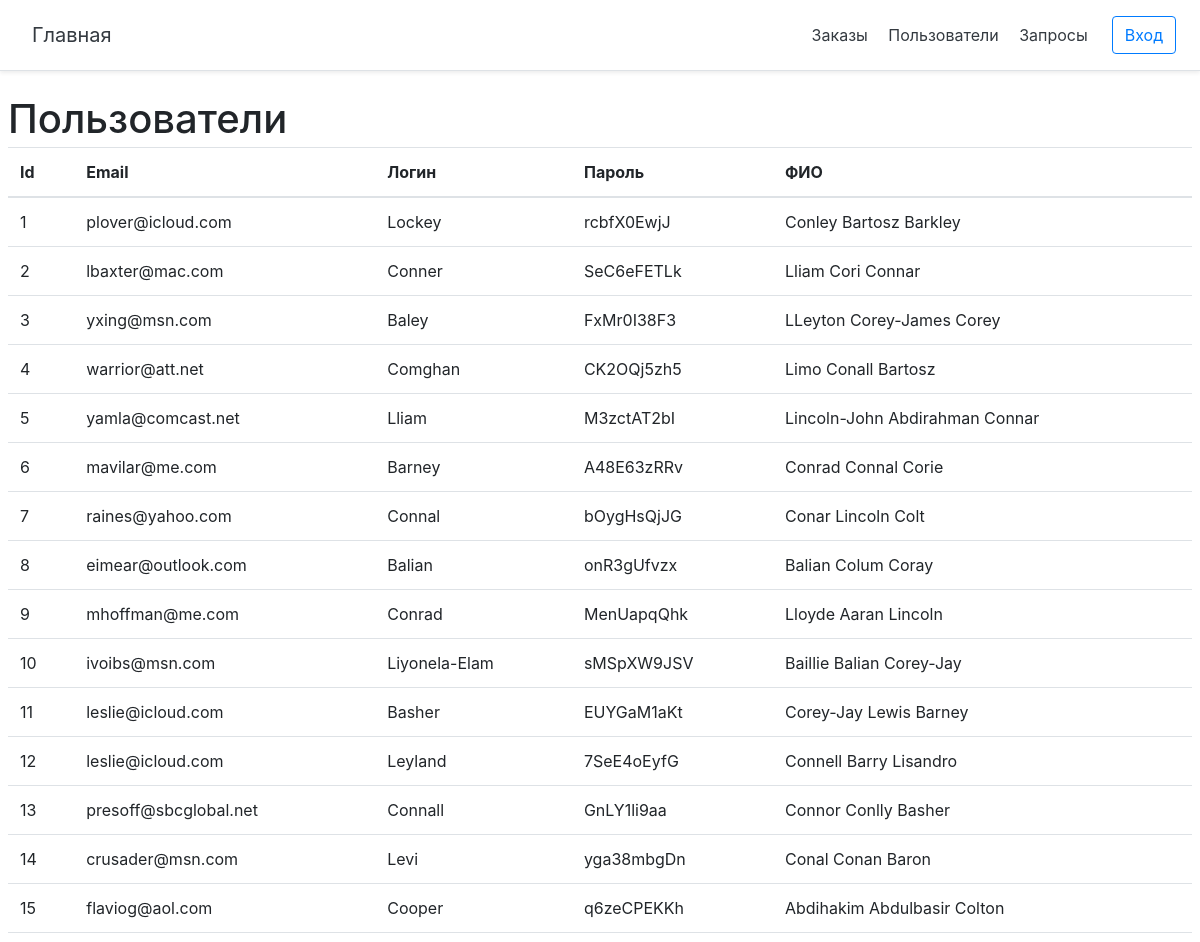
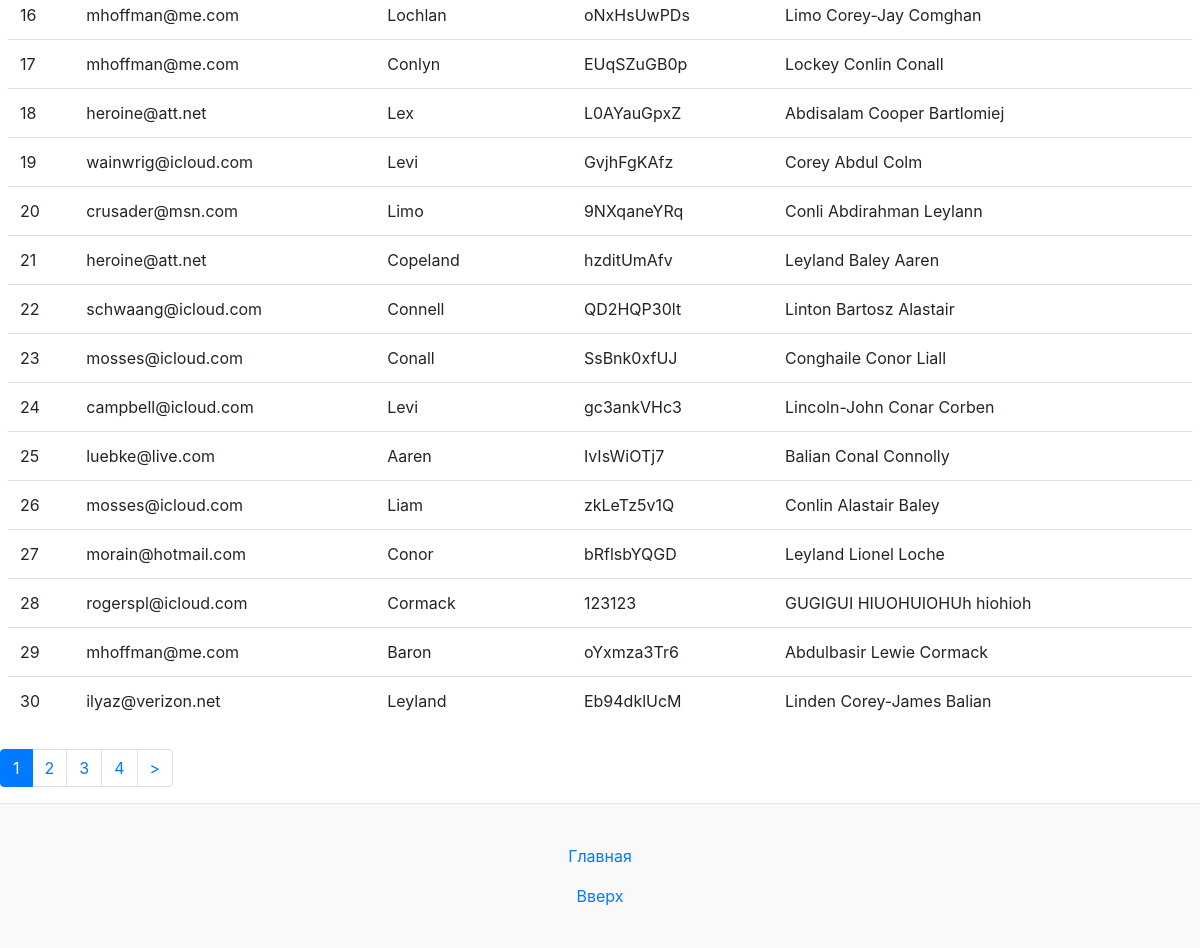
Screenshot of /users with the database file from the repository (2 pictures, top to bottom).
### tables this page shows
CREATE TABLE `users` (
  `id` int NOT NULL,
  `email` varchar(55) NOT NULL,
  `login` varchar(55) NOT NULL,
  `password` varchar(55) NOT NULL,
  `name` varchar(55) NOT NULL
);

### config/routes.php (called while the page is built)
<?php
return array(
    'login' => 'site/login',
    'logout' => 'site/logout',
    'registration'=>'site/registration',
    'cabinet'=>'cabinet/index',
    'orders/page-([0-9]+)' => 'order/index/$1',
    'orders'=>'order/index',
    'users/page-([0-9]+)' => 'order/users/$1',
    'users'=>'order/users',
    'queries'=>'order/query',
    '' => 'site/login',
);

### controllers/OrderController.php (called while the page is built, shortened)
<?php
class OrderController extends BaseController
{
    public function actionUsers($page = 0)
    {
        $userTotal = User::getTotalUsersCount();
        $userList = User::getUsersList($page, self::ITEMS_ON_PAGE);
        $pagination = new Pagination($userTotal, $page, self::ITEMS_ON_PAGE,'page-');
        require_once (ROOT.'/views/order/users.php');
        return true;
    }
}

### index.php (called while the page is built, shortened)
<?php
require_once (ROOT.'/components/Autoload.php');
$router = new Router();
$router->run();

### models/User.php (called while the page is built, shortened)
<?php
class User
{
    public static $TABLE_NAME = 'users';
    public static function getUserFromRow($row)
    {
        if($row)
        {
            $user = new User();
            $user->id = $row['id'];
            $user->login = $row['login'];
            $user->email = $row['email'];
            $user->password = $row['password'];
            $user->name = $row['name'];
            return $user;
        }
        return false;
    }
    public static function getUsersList($page = 1, $limit = self::SHOW_BY_DEFAULT, $sort_column = self::SORT_BY_ID, $sort_by = self::SORT_ASC)
    {
        if($page <= 0) $page = 1;
        $offset = ($page - 1) * $limit;
        $db = Db::getConnection();
        $sql = 'SELECT * from '.self::$TABLE_NAME.' ORDER BY  '.$sort_column.' '.$sort_by.' LIMIT :limit OFFSET :offset';
        $result = $db->prepare($sql);
        $result->bindParam(':limit',$limit,PDO::PARAM_INT);
        $result->bindParam(':offset',$offset,PDO::PARAM_INT);
        $result->execute();
        $userList = array();
        $i = 0;
        while ($row = $result->fetch())
        {
            $user = self::getUserFromRow($row);
            $userList[$i] = $user;
            $i++;
        }
        return $userList;
    }
    public static function getTotalUsersCount()
    {
        $db = Db::getConnection();
        $result = $db->query('SELECT COUNT(id) as count from '.self::$TABLE_NAME);
        $result->setFetchMode(PDO::FETCH_ASSOC);
        $row = $result->fetch();
        return $row['count'];
    }
}

### components/Autoload.php (called while the page is built, shortened)
<?php
function autoloader($class_name) {
    $array_paths = array
    (
        '/models/',
        '/components/',
        '/controllers/'
    );
    foreach ($array_paths as $path) {
        $path = ROOT.$path.$class_name.'.php';
    }
}

### views/order/users.php (the view)
<?php include(ROOT.'/views/layouts/header.php');?>
    <div class=".col-9 p-2">
        <h2 class="blog-post-title">Пользователи</h2>
        <table class="table">
            <thead>
            <tr>
                <th scope="col">Id</th>
                <th scope="col">Email</th>
                <th scope="col">Логин</th>
                <th scope="col">Пароль</th>
                <th scope="col">ФИО</th>
            </tr>
            </thead>
            <tbody>
            <?
            foreach ($userList as $item) {
                ?>
                <tr>
                    <td><?=$item->id?></td>
                    <td><?=$item->email?></td>
                    <td><?=$item->login?></td>
                    <td><?=$item->password?></td>
                    <td><?=$item->name?></td>
                </tr>
                <?
            }
            ?>
            </tbody>
        </table>
    </div>
    <nav>
        <?=$pagination->get() ?>
    </nav>
<? include(ROOT.'/views/layouts/footer.php'); ?>

### components/Router.php (shortened to what this page needs)
<?php
class Router
{
    private $routes;
    public function __construct()
    {
        $routesPath = ROOT.'/config/routes.php';
        $this->routes = include($routesPath);
    }
    private function getURI()
    {
        if(!empty($_SERVER['REQUEST_URI'])){
            return trim($_SERVER['REQUEST_URI'], '/');
        }
    }
    public function run()
    {
        $url = $this->getURI();
        foreach ($this->routes as $uriPattern => $path) {
            if(preg_match("~$uriPattern~",$url))
            {
                $internalRoute = preg_replace("~$uriPattern~", $path, $url);
                $segments = explode('/', $internalRoute);
                $controllerName = array_shift($segments).'Controller';
                $actionName = 'action'.ucfirst(array_shift($segments));
                $parametrs = $segments;
                $controllerObject = new $controllerName;
                $result =  call_user_func_array(array($controllerObject, $actionName), $parametrs);
                if($result != null ){
                    break;
                }
            }
        }
    }
}

### web/css/main.css (style rules this page uses)
html { font-size: 14px; }
@media (min-width: 768px) { html { font-size: 16px; } }
.blog-post-title { margin-bottom: .25rem; font-size: 2.5rem; }
html, body { height: 100%; }

### rows the page displays
users: id "1", email "plover@icloud.com", login "Lockey", password "rcbfX0EwjJ", name "Conley Bartosz Barkley"
users: id "2", email "lbaxter@mac.com", login "Conner", password "SeC6eFETLk", name "Lliam Cori Connar"
users: id "3", email "yxing@msn.com", login "Baley", password "FxMr0I38F3", name "LLeyton Corey-James Corey"
users: id "4", email "warrior@att.net", login "Comghan", password "CK2OQj5zh5", name "Limo Conall Bartosz"
users: id "5", email "yamla@comcast.net", login "Lliam", password "M3zctAT2bI", name "Lincoln-John Abdirahman Connar"
users: id "6", email "mavilar@me.com", login "Barney", password "A48E63zRRv", name "Conrad Connal Corie"
users: id "7", email "raines@yahoo.com", login "Connal", password "bOygHsQjJG", name "Conar Lincoln Colt"
users: id "8", email "eimear@outlook.com", login "Balian", password "onR3gUfvzx", name "Balian Colum Coray"
users: id "9", email "mhoffman@me.com", login "Conrad", password "MenUapqQhk", name "Lloyde Aaran Lincoln"
users: id "10", email "ivoibs@msn.com", login "Liyonela-Elam", password "sMSpXW9JSV", name "Baillie Balian Corey-Jay"
users: id "11", email "leslie@icloud.com", login "Basher", password "EUYGaM1aKt", name "Corey-Jay Lewis Barney"
users: id "12", email "leslie@icloud.com", login "Leyland", password "7SeE4oEyfG", name "Connell Barry Lisandro"
users: id "13", email "presoff@sbcglobal.net", login "Connall", password "GnLY1li9aa", name "Connor Conlly Basher"
users: id "14", email "crusader@msn.com", login "Levi", password "yga38mbgDn", name "Conal Conan Baron"
users: id "15", email "flaviog@aol.com", login "Cooper", password "q6zeCPEKKh", name "Abdihakim Abdulbasir Colton"
users: id "16", email "mhoffman@me.com", login "Lochlan", password "oNxHsUwPDs", name "Limo Corey-Jay Comghan"
users: id "17", email "mhoffman@me.com", login "Conlyn", password "EUqSZuGB0p", name "Lockey Conlin Conall"
users: id "18", email "heroine@att.net", login "Lex", password "L0AYauGpxZ", name "Abdisalam Cooper Bartlomiej"
users: id "19", email "wainwrig@icloud.com", login "Levi", password "GvjhFgKAfz", name "Corey Abdul Colm"
users: id "20", email "crusader@msn.com", login "Limo", password "9NXqaneYRq", name "Conli Abdirahman Leylann"
users: id "21", email "heroine@att.net", login "Copeland", password "hzditUmAfv", name "Leyland Baley Aaren"
users: id "22", email "schwaang@icloud.com", login "Connell", password "QD2HQP30lt", name "Linton Bartosz Alastair"
users: id "23", email "mosses@icloud.com", login "Conall", password "SsBnk0xfUJ", name "Conghaile Conor Liall"
users: id "24", email "campbell@icloud.com", login "Levi", password "gc3ankVHc3", name "Lincoln-John Conar Corben"
users: id "25", email "luebke@live.com", login "Aaren", password "IvIsWiOTj7", name "Balian Conal Connolly"
users: id "26", email "mosses@icloud.com", login "Liam", password "zkLeTz5v1Q", name "Conlin Alastair Baley"
users: id "27", email "morain@hotmail.com", login "Conor", password "bRflsbYQGD", name "Leyland Lionel Loche"
users: id "28", email "rogerspl@icloud.com", login "Cormack", password "123123", name "GUGIGUI HIUOHUIOHUh hiohioh"
users: id "29", email "mhoffman@me.com", login "Baron", password "oYxmza3Tr6", name "Abdulbasir Lewie Cormack"
users: id "30", email "ilyaz@verizon.net", login "Leyland", password "Eb94dklUcM", name "Linden Corey-James Balian"

### other values shown
$text "2"
$text "3"
$text "4"
$text ">"
